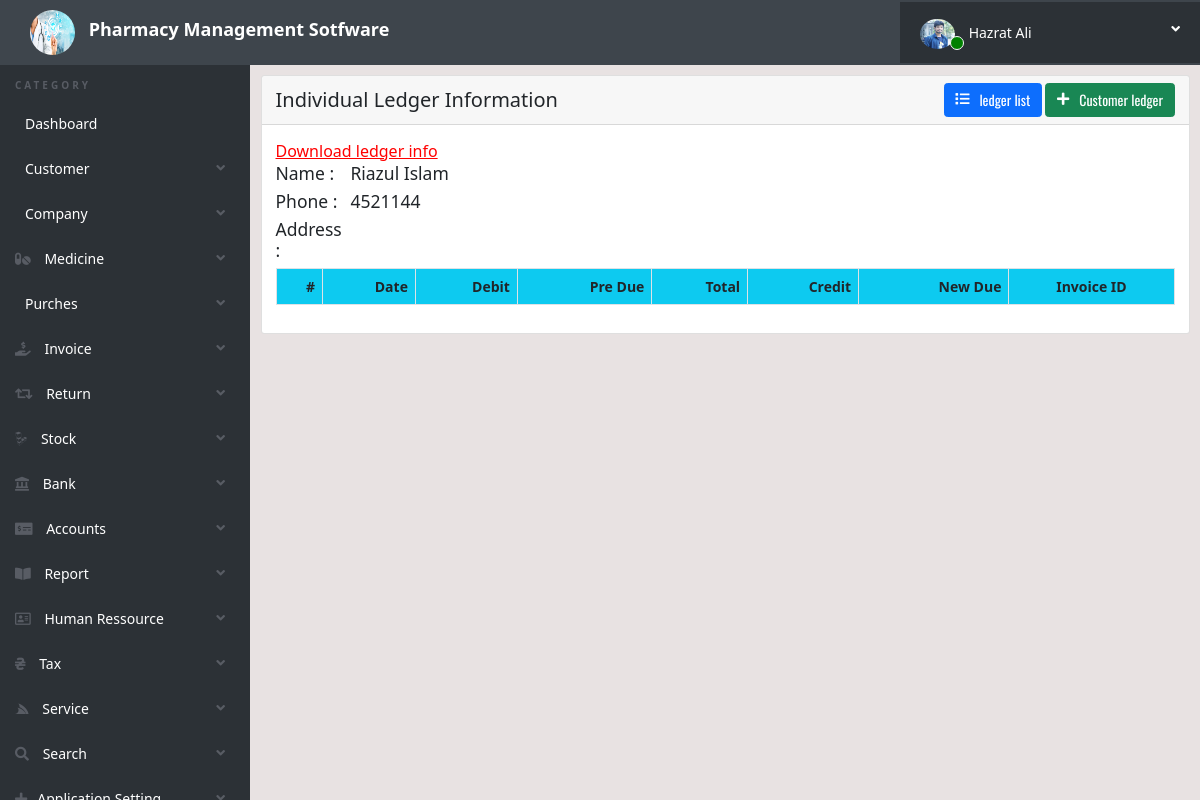
The page /custldinfo.php?custId=3 (signed in) on the database as committed earlier.
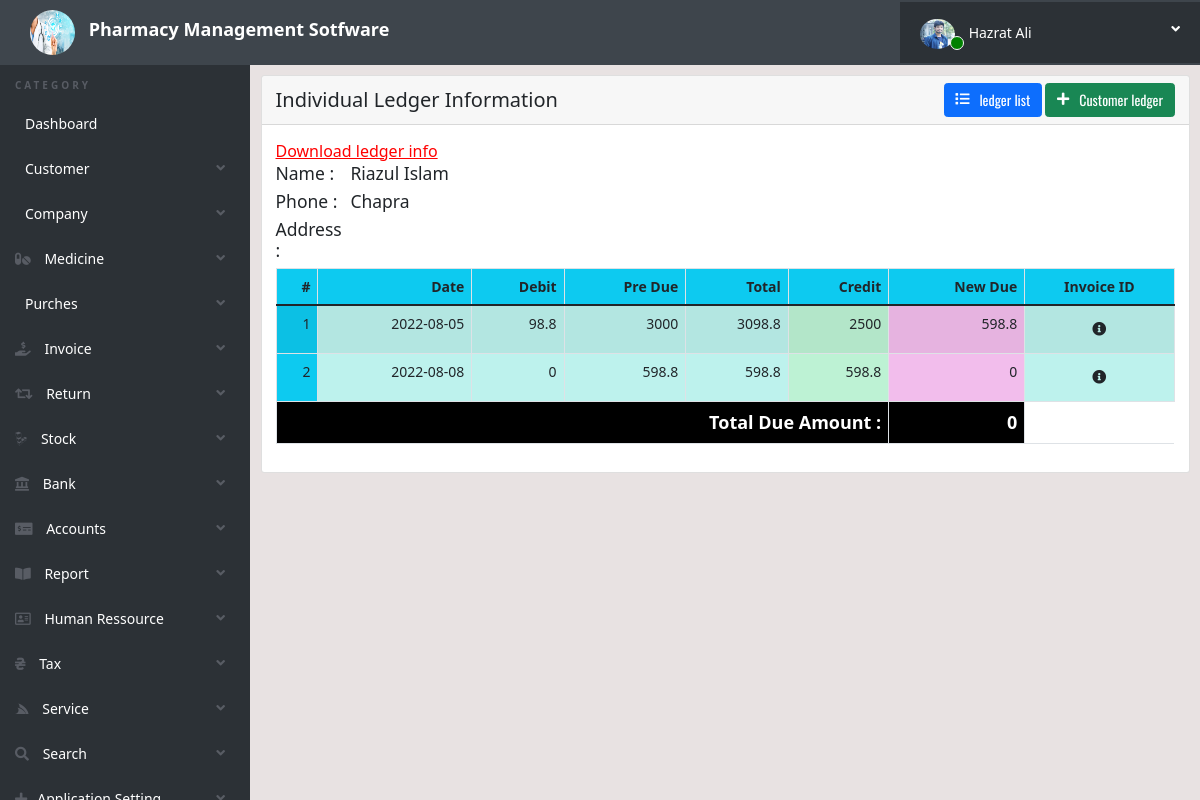
The same page on the database as committed later.
### tables this page shows
CREATE TABLE `user_info` (
  `ID` int(11) NOT NULL,
  `UserId` varchar(20) NOT NULL,
  `NidNumber` varchar(40) NOT NULL,
  `Name` varchar(40) NOT NULL,
  `FName` varchar(40) NOT NULL,
  `MName` varchar(404) NOT NULL,
  `Phone1` varchar(40) NOT NULL,
  `Phone2` varchar(40) NOT NULL,
  `Email1` varchar(40) NOT NULL,
  `Email2` varchar(40) NOT NULL,
  `Address` text NOT NULL,
  `Photo` varchar(40) NOT NULL,
  `Date` timestamp NOT NULL DEFAULT current_timestamp() ON UPDATE current_timestamp(),
  `Status` int(2) NOT NULL
);

CREATE TABLE `customertable` (
  `ID` int(11) NOT NULL,
  `Name` varchar(200) NOT NULL,
  `Phone` varchar(30) NOT NULL,
  `Email` varchar(100) NOT NULL,
  `Address` text NOT NULL,
  `Photo` varchar(150) NOT NULL,
  `DateTime` datetime DEFAULT current_timestamp() ON UPDATE current_timestamp(),
  `UpDateTime` datetime NOT NULL,
  `Status` int(2) NOT NULL
);

CREATE TABLE `customerledger` (
  `ID` int(3) NOT NULL,
  `AdminID` text NOT NULL,
  `CustomerID` text NOT NULL,
  `InvoiceId` int(11) NOT NULL,
  `Debit` float NOT NULL,
  `PreDue` float NOT NULL,
  `Total` float NOT NULL,
  `Credit` float NOT NULL,
  `NewDue` float NOT NULL,
  `Status` int(1) NOT NULL,
  `Comments` text NOT NULL,
  `Date` date NOT NULL DEFAULT current_timestamp()
);

### custldinfo.php (the view, shortened to what this page needs)
<?php
include('includes/config.php');
 ?>
<!doctype html>
<html lang="en" class="no-js">
<head>
	<link rel="stylesheet" href="https://pro.fontawesome.com/releases/v5.10.0/css/all.css"/>
    <link href="https://cdnjs.cloudflare.com/ajax/libs/typicons/2.1.2/typicons.min.css" rel="stylesheet">
	<link href="https://cdn.jsdelivr.net/npm/bootstrap@5.1.3/dist/css/bootstrap.min.css" rel="stylesheet">
	<link rel="stylesheet" href="https://cdn.datatables.net/1.11.3/css/dataTables.bootstrap5.min.css">
	<link rel="stylesheet" href="css/fileinput.min.css">
	<link rel="stylesheet" href="css/awesome-bootstrap-checkbox.css">
    <link href="https://cdn.jsdelivr.net/npm/bootstrap@5.1.3/dist/css/bootstrap.min.css" rel="stylesheet">
	<link rel="stylesheet" href="css/style.css">
</head>
<body>
	<?php include('includes/header.php');?>
	<div class="ts-main-content">
		<?php include('includes/leftbar.php');?>
		<div class="content-wrapper">
			<div class="container-fluid">
				<div class="row">
					<div class="col-md-12">
						<div class="card">
							<div  class="card-header">
                                <div class="d-flex justify-content-between align-items-center h-100px">
		  							<div style="font-size: 20px; " class="bg-primary;">
										Individual Ledger Information
									</div>
									<div >
                                    <a href="customer_ledger.php" class="btn btn-primary mr-3"><i class="fas fa-list mr-2" style="margin-right: 10px;"></i>ledger list</a>
									<button type="button" class="btn btn-success mr-3"><i class="fas fa-plus mr-2" style="margin-right: 10px;"></i>Customer ledger</button>
									</div>
								</div>
                            </div>
							<div class="card-body">
                                <a href="#" style="color:red; font-size:16px;">Download ledger info</a>
								<table id="zctb" class="display table table-striped table-bordered table-hover" cellspacing="0">
								<?php
									$id = $_GET['custId'];
									$sql = "SELECT Name,Address, Phone FROM customertable WHERE ID=:id";
									$query = $dbh -> prepare($sql);
									$query->bindParam(':id',$id,PDO::PARAM_STR);
									$query->execute();
									$result2=$query->fetch(PDO::FETCH_OBJ);
									?>
									<div class="row">
										<div class="col-12  d-flex">
											<div class="col-4 col-sm-3 col-md-3 col-lg-2 col-xl-1">
												<h5 class="">Name : </h5>
												<h5 class="">Phone : </h5>
												<h5 class="">Address : </h5>
											</div>
											<div class="col-6">
												<h5 class=""><?php echo htmlentities($result2->Name);?></h5>
												<h5 class=""><?php echo htmlentities($result2->Phone);?></h5>
												<h5 class=""><?php echo htmlentities($result2->Address);?></h5>
											</div>
										</div>
									</div>
									<thead class="bg-info">
										<tr class="text-end">
										    <th>#</th>
                                            <th>Date</th>
											<th>Debit</th>
											<th>Pre Due</th>
											<th>Total</th>
											<th>Credit</th>
											<th>New Due</th>
											<th class="text-center">Invoice ID</th>
										</tr>
									</thead>
									<tbody>
                                        <?php
                                        $cnt=1;
										$id = $_GET['custId'];
										$sql = "SELECT * from customerledger WHERE CustomerID=:id";
										$query = $dbh -> prepare($sql);
										$query->bindParam(':id',$id,PDO::PARAM_STR);
										$query->execute();
										$results=$query->fetchAll(PDO::FETCH_OBJ);
                                        if($query->rowCount() > 0)
                                        {
											foreach($results as $result)
											{				?>
											<tr class="text-end">
												<td class="bg-info"><?php echo htmlentities($cnt);?></td>
												<td style="background-color: rgb(189, 242, 237);"><?php echo $result->Date;?></td>
												<td style="background-color: rgb(189, 242, 237);"><?php echo htmlentities($result->Debit);?></td>
												<td style="background-color: rgb(189, 242, 237);"><?php echo htmlentities($result->PreDue);?></td>
												<td style="background-color: rgb(189, 242, 237);"><?php echo htmlentities($result->Total);?></td>
												<td style="background-color: rgb(189, 242, 212);"><?php echo htmlentities($result->Credit);?></td>
												<td style="background-color: rgb(242, 189, 236);"><?php echo htmlentities($result->NewDue);?></td>
												<td style="background-color: rgb(189, 242, 237);" class="text-center"><p class="btn" id="invoice-<?php echo htmlentities($result->InvoiceId);?>"><i class="fa fa-info-circle" aria-hidden="true"></i></p></td>
											</tr>
										<?php $cnt=$cnt+1; }?>
										<tr>
											<td class="text-end text-lg bg-black text-white fw-bold" colspan='6'>Total Due Amount :</td>
											<td class="text-end text-lg bg-black text-white fw-bold"><?php echo htmlentities($result->NewDue);?></td>
										</tr>
										<?php
									} ?>
									</tbody>
								</table>
							</div>
						</div>
					</div>
				</div>
			</div>
		</div>
	</div>
</body>
</html>

### includes/header.php (shortened to what this page needs)
<?php
	$userId= $_SESSION['alogin'];
	$sql = "SELECT user_info.Name, user_info.Photo, admin.UserName,admin.Position, admin.ActiveStatus FROM user_info
	INNER JOIN admin ON admin.UserId = user_info.UserId WHERE admin.UserId=:userid";
	$query = $dbh -> prepare($sql);
	$query->bindParam(':userid',$userId,PDO::PARAM_STR);
	$query->execute();
	$result=$query->fetch(PDO::FETCH_OBJ);
?>
<div class="brand d-flex justify-content-between align-items-center">
	<div class="">
		<img class="brand-logo" src="./img/pms.jpg" alt="">
		<a  href="dashboard.php" style=" font-size:large;" class="title d-none d-md-inline-block d-lg-inline-block d-xl-inline-block d-xxl-inline-block" >Pharmacy Management Sotfware </a>
		</div>
		<ul class="ts-profile-nav">
			<li class="ts-account">
				<a type="button" class=" position-relative">
				<img src="./UserPhoto/<?php echo $result->Photo ?>" class="ts-avatar hidden-side" alt=""> <?php echo $result->Name?> <i class="fa fa-angle-down hidden-side"></i>
					<span style="margin-left: -82px; margin-top:14px; padding:6px" class="position-absolute active-status border border-light rounded-circle">
					</span>
				</a>
			</li>
		</ul>
	</div>

### includes/leftbar.php (shortened to what this page needs)
<nav class="ts-sidebar">
		<ul class="ts-sidebar-menu">
				<li class="ts-label">Category</li>
				<li><a href="dashboard.php"><i class="typcn typcn-home-outline mr-2"></i> Dashboard</a></li>
				<li><a href="#"><i class="typcn typcn-group mr-2"></i> Customer</a>
				</li>
				<li><a href="#"><i class="typcn typcn-group-outline mr-2"></i> Company</a>
				<li><a href="#"><i class="fas fa-pills"></i> Medicine</a>
				</li>
				<li><a href="#"><i class="typcn typcn-shopping-cart mr-2"></i> Purches</a>
				</li>
				<li><a href="#"><i class="fas fa-hand-holding-usd mr-2"></i> Invoice</a>
				</li>
				<li><a href="#"><i class="fas fa-retweet mr-2"></i> Return</a>
				</li>
				<li><a href="#"><i class="fab fa-linode mr-3"></i> Stock</a>
				</li>
				<li><a href="#"><i class="fas fa-landmark mr-2"></i> Bank</a>
				</li>
				<li><a href="#"><i class="fas fa-money-check-alt mr-2"></i> Accounts</a>
				</li>
				<li><a href="#"><i class="fas fa-book-open mr-2"></i> Report</a>
				</li>
				<li><a href="#"><i class="far fa-address-card mr-2"></i> Human Ressource</a>
				</li>
				<li><a href="#"><i class="fas fa-hryvnia mr-3"></i> Tax</a>
				</li>
				<li><a href="#"><i class="fab fa-servicestack mr-3"></i> Service</a>
				</li>
				<li><a href="#"><i class="fas fa-search mr-3"></i> Search</a>
				</li>
				<li><a href="#"><i class="fas fa-plus mr-2"></i>Application Setting</a>
				</li>
		</ul>
</nav>

### css/style.css (style rules this page uses)
html { font-size: 14px; }
@media only screen and (min-width: 480px) { html { font-size: 17px; } }
@media only screen and (min-width: 768px) { html { font-size: 14px; } }
@media only screen and (min-width: 1024px) { p { font-size: 1em; margin-bottom: -.011em; } }
* { scroll-behavior: smooth; }
body { font-size: 1em; background-color: rgba(223, 214, 214, 0.7); }
a { color: #37a6c4; }
.btn { font-family: 'Oswald', sans-serif; }
.btn i { position: relative; top: -2px; }
.text-lg { font-size: 18px; }
.text-white, .text-light { color: #fff !important; }
ul, li { margin: 0; padding: 0; list-style: none; }
.btn { text-transform: none; }
.brand { background: #3e454c; position: relative; z-index: 35; position: fixed; width: 100%; top: 0px; }
.title { text-decoration: none; color: white; font-weight: bold; font-size: 20px; }
.brand-logo { margin-left: 20px; width: 65px; height: 65px; padding: 10px; border-radius: 50%; }
.brand .ts-profile-nav { float: right; display: none; }
.brand .ts-profile-nav li { float: left; position: relative; }
.brand .ts-profile-nav li a { display: block; padding: 20px; color: #fff; }
.brand .ts-profile-nav .ts-account .fa-angle-down { float: right; }
.brand .ts-profile-nav .ts-account > a { width: 300px; text-decoration: none; background: #2c3136; }
.brand .ts-profile-nav .ts-account .ts-avatar { border-radius: 50%; height: 30px; width: 35px; margin: -10px 0; text-align: right; margin-right: 10px; }
@media only screen and (min-width: 992px) { .brand .ts-profile-nav { display: block; } }
.ts-sidebar { background: #2c3136; max-height: 0; transition: max-height 0.3s; overflow: hidden; position: fixed; z-index: 5; width: 100%; bottom: 0; top: 60px; overflow-y: auto; }
@media only screen and (min-width: 992px) { .ts-sidebar { max-height: 100%; bottom: 0; } }
.ts-sidebar-menu .ts-label { color: #585c64; font-weight: bold; padding: 8px 15px; text-transform: uppercase; font-size: 10px; letter-spacing: 3px; margin-top: 10px; }
.ts-sidebar-menu a { display: block; text-decoration: none; padding: 12px 15px; color: #fff; }
.ts-sidebar-menu li { position: relative; }
.ts-sidebar-menu li i { color: #585c64; margin-right: 10px; }
.ts-main-content .content-wrapper { padding-top: 15px; margin-top: 60px; }
@media only screen and (min-width: 992px) { .ts-main-content .ts-sidebar { width: 250px; float: left; } }
@media only screen and (min-width: 992px) { .ts-main-content .content-wrapper { margin-left: 250px; } }

### includes/header.php (style rules this page uses)
.active-status { background-color: green; }

Rows that differ between the two databases and show on the page:
changed customertable "Riazul Islam": Address (not shown) → "Chapra"; Phone "4521144" → (not shown)
added customerledger: Date "2022-08-05", Debit "98.8", PreDue "3000", Total "3098.8", Credit "2500", NewDue "598.8"
added customerledger: Date "2022-08-08", Debit "0", PreDue "598.8", Total "598.8", Credit "598.8", NewDue "0"
Other text that changed with them:
text now shown: "Total Due Amount :"
